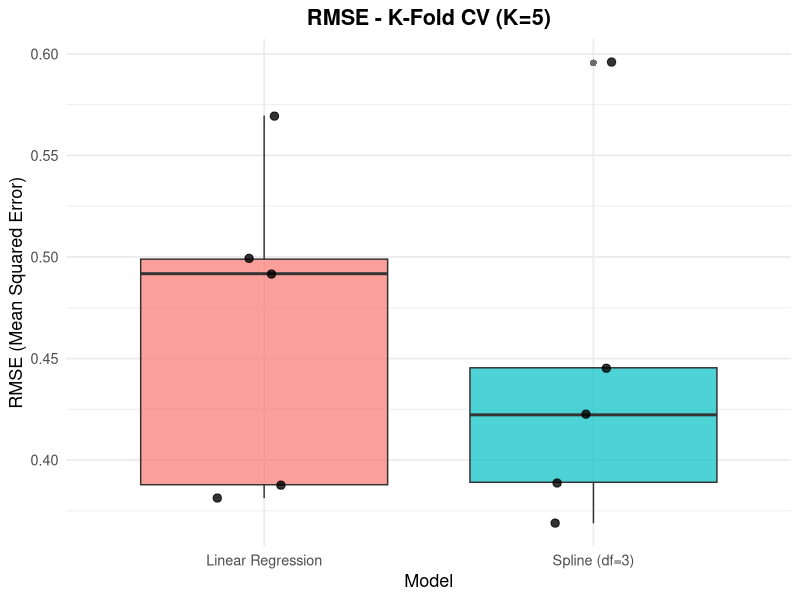
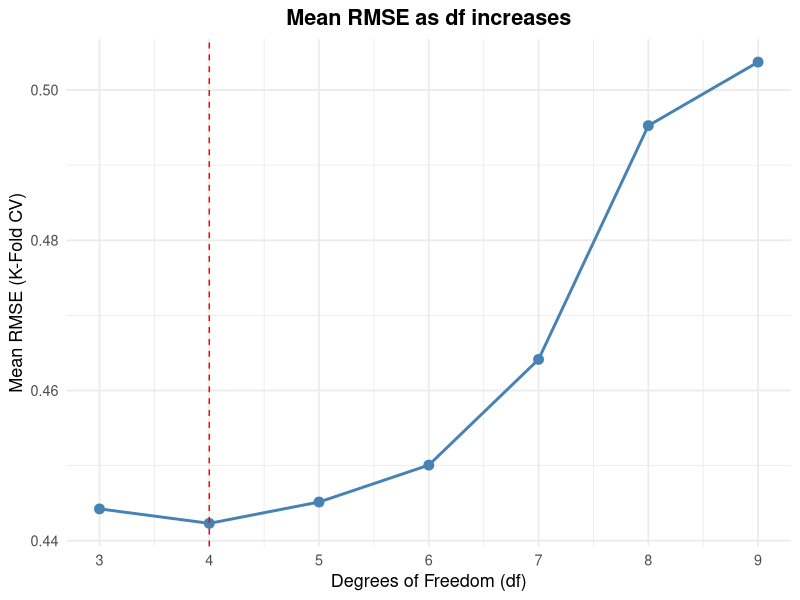

These charts were generated, in order, by the following R code:
# =============================================================================
# ANALISI BOSTON DATASET - K-FOLD CROSS VALIDATION
# Modelli: Regressione Lineare vs Spline (ns + bs)
# =============================================================================
# PACCHETTI NECESSARI:
# - MASS       : contiene il dataset Boston
# - splines    : per costruire le basi delle spline (ns() e bs())
# - ggplot2    : per i grafici (boxplot finale)
#
# Se non li hai installati, esegui:
# install.packages(c("MASS", "splines", "ggplot2"))
# =============================================================================

library(MASS)      # Per il dataset Boston
library(splines)   # Per ns() e bs()
library(ggplot2)   # Per il boxplot finale


# =============================================================================
# SEZIONE 1: CARICAMENTO E SPLIT DEL DATASET
# =============================================================================

#' Carica il dataset Boston e lo divide in TRAIN e TEST
#'
#' @param seed      Seed per la riproducibilità (default: 42)
#' @param test_frac Proporzione da usare come TEST (default: 0.2 = 20%)
#'
#' @return Lista con $train e $test
carica_e_splitta <- function(seed = 42, test_frac = 0.2) {
  
  data("Boston", package = "MASS")
  cat("Dataset Boston caricato:", nrow(Boston), "righe,", ncol(Boston), "colonne\n")
  
  set.seed(seed)
  
  n_test      <- floor(nrow(Boston) * test_frac)
  indici_test <- sample(1:nrow(Boston), size = n_test, replace = FALSE)
  
  train <- Boston[-indici_test, ]
  test  <- Boston[indici_test, ]
  
  cat("Dimensioni TRAIN:", nrow(train), "righe\n")
  cat("Dimensioni TEST: ", nrow(test),  "righe\n\n")
  
  return(list(train = train, test = test))
}


# =============================================================================
# SEZIONE 2: CREAZIONE DELLE FOLD PER K-FOLD CV
# =============================================================================

#' Divide il dataset di TRAIN in K fold
#'
#' @param dati  Dataframe di training
#' @param K     Numero di fold (default: 5)
#' @param seed  Seed per la riproducibilità
#'
#' @return Vettore di interi (da 1 a K): l'i-esimo elemento è la fold
#'         a cui appartiene la riga i del dataframe
crea_fold <- function(dati, K = 5, seed = 42) {
  
  set.seed(seed)
  n <- nrow(dati)
  
  # Mescoliamo gli indici casualmente per evitare pattern nelle fold
  indici_mescolati <- sample(1:n)
  
  # Assegniamo ogni riga a una fold usando il modulo (%%)
  # La sequenza prodotta è: 1,2,3,...,K,1,2,3,...,K,...
  fold_assegnazioni <- rep(NA, n)
  fold_assegnazioni[indici_mescolati] <- (seq_along(indici_mescolati) - 1) %% K + 1
  
  cat("Fold create:", K, "fold\n")
  cat("Dimensione approssimativa di ogni fold:", floor(n / K), "osservazioni\n\n")
  
  return(fold_assegnazioni)
}


# =============================================================================
# SEZIONE 3: FUNZIONE DI CALCOLO RMSE
# =============================================================================

#' Calcola il Mean Squared Error (Errore Quadratico Medio)
#'
#' RMSE = media di (y_reale - y_predetto)^2
#' Più è basso, meglio il modello ha predetto.
#'
#' @param y_reale    Vettore dei valori reali
#' @param y_predetto Vettore dei valori predetti
#'
#' @return Singolo valore numerico: l'RMSE
calcola_rmse <- function(y_reale, y_predetto) {
  errori          <- y_reale - y_predetto
  errori_quadrati <- errori^2
  mse             <- mean(errori_quadrati)
  rmse            <- sqrt(mse)
  return(rmse)
}


# =============================================================================
# SEZIONE 4: K-FOLD CV CON REGRESSIONE LINEARE
# =============================================================================

#' Esegue la K-Fold Cross Validation con Regressione Lineare
#'
#' @param dati            Dataframe di training
#' @param fold_vettore    Output di crea_fold()
#' @param formula_modello Formula R (es: rm ~ lstat + crim + ...)
#' @param K               Numero di fold
#'
#' @return Vettore di K valori RMSE (uno per fold)
kfold_regressione_lineare <- function(dati, fold_vettore, formula_modello, K = 5) {
  
  rmse_per_fold <- numeric(K)
  
  cat("--- Regressione Lineare: K-Fold CV ---\n")
  cat("  Formula:", deparse(formula_modello), "\n")
  
  for (k in 1:K) {
    
    # Tutte le fold tranne la k-esima → addestramento
    train_fold <- dati[fold_vettore != k, ]
    # La fold k → validazione
    val_fold   <- dati[fold_vettore == k, ]
    
    modello    <- lm(formula_modello, data = train_fold)
    previsioni <- predict(modello, newdata = val_fold)
    
    # Estraiamo il nome della risposta dalla formula (parte a sinistra del ~)
    variabile_risposta <- as.character(formula_modello)[2]
    y_reale <- val_fold[[variabile_risposta]]
    
    rmse_per_fold[k] <- calcola_rmse(y_reale, previsioni)
    cat(sprintf("  Fold %d: RMSE = %.4f\n", k, rmse_per_fold[k]))
  }
  
  cat(sprintf("  MEDIA RMSE (Reg. Lineare): %.4f\n\n", mean(rmse_per_fold)))
  
  return(rmse_per_fold)
}


# =============================================================================
# SEZIONE 5: COSTRUTTORE DI FORMULA SPLINE
# =============================================================================

#' Costruisce una formula lm() con termini ns(), bs() e/o lineari
#'
#' Perché due tipi di spline?
#'   - ns() (Natural Spline): si comporta linearmente FUORI dai nodi di
#'     confine → stabile in K-Fold. Usarla per la maggior parte delle variabili.
#'   - bs() (B-Spline): con df=df=3 non piazza nodi interni → non crasha
#'     su variabili con pochi valori distinti (es. zn che è quasi tutta zeri).
#'
#' Esempio con vars_ns=c("lstat","nox"), vars_bs=c("zn"), vars_lineari=c("crim"):
#'   rm ~ ns(lstat, df=3) + ns(nox, df=3) + bs(zn, df=3) + crim
#'
#' @param var_y        Nome della variabile risposta (stringa)
#' @param vars_ns      Vettore di variabili da avvolgere con ns()
#' @param vars_bs      Vettore di variabili da avvolgere con bs() (default: NULL)
#' @param vars_lineari Vettore di variabili da tenere lineari (default: NULL)
#' @param df_spline    Gradi di libertà per TUTTE le spline (default: 4)
#'
#' @return Oggetto formula R pronto per lm()
costruisci_formula_spline <- function(var_y,
                                      vars_ns,
                                      vars_bs      = NULL,
                                      vars_lineari = NULL,
                                      df_spline    = 4) {
  
  # Costruiamo i termini ns() per ogni variabile in vars_ns
  # sapply() applica la funzione a ogni elemento e restituisce un vettore
  termini_ns    <- sapply(vars_ns, function(v) paste0("ns(", v, ", df = ", df_spline, ")"))
  tutti_termini <- termini_ns
  
  # Aggiungiamo i termini bs() se presenti
  if (!is.null(vars_bs) && length(vars_bs) > 0) {
    termini_bs    <- sapply(vars_bs, function(v) paste0("bs(", v, ", df = ", df_spline, ")"))
    tutti_termini <- c(tutti_termini, termini_bs)
  }
  
  # Aggiungiamo i termini lineari se presenti (entrano senza wrapper)
  if (!is.null(vars_lineari) && length(vars_lineari) > 0) {
    tutti_termini <- c(tutti_termini, vars_lineari)
  }
  
  lato_destro     <- paste(tutti_termini, collapse = " + ")
  formula_stringa <- paste(var_y, "~", lato_destro)
  
  return(as.formula(formula_stringa))
}


# =============================================================================
# SEZIONE 6: K-FOLD CV CON SPLINE
# =============================================================================

#' Esegue la K-Fold Cross Validation con Spline (ns + bs)
#'
#' @param dati         Dataframe di training
#' @param fold_vettore Output di crea_fold()
#' @param var_y        Nome della variabile risposta (stringa)
#' @param vars_ns      Variabili da avvolgere con ns()
#' @param vars_bs      Variabili da avvolgere con bs() (default: NULL)
#' @param vars_lineari Variabili da tenere lineari (default: NULL)
#' @param df_spline Grado della spline (default: 4)
#' @param K            Numero di fold
#'
#' @return Vettore di K valori RMSE (uno per fold)
kfold_spline <- function(dati, fold_vettore, var_y,
                         vars_ns, vars_bs = NULL, vars_lineari = NULL,
                         df_spline = 4, K = 5) {
  
  rmse_per_fold <- numeric(K)
  
  # Costruiamo la formula UNA SOLA VOLTA fuori dal loop:
  # è identica per tutte le fold, non ha senso ricostruirla K volte
  formula_spline <- costruisci_formula_spline(
    var_y        = var_y,
    vars_ns      = vars_ns,
    vars_bs      = vars_bs,
    vars_lineari = vars_lineari,
    df_spline    = df_spline
  )
  
  cat(sprintf("--- Spline (df=%d): K-Fold CV ---\n", df_spline))
  cat("  Formula:", deparse(formula_spline), "\n")
  
  for (k in 1:K) {
    
    train_fold <- dati[fold_vettore != k, ]
    val_fold   <- dati[fold_vettore == k, ]
    
    modello    <- lm(formula_spline, data = train_fold)
    previsioni <- predict(modello, newdata = val_fold)
    
    y_reale <- val_fold[[var_y]]
    
    rmse_per_fold[k] <- calcola_rmse(y_reale, previsioni)
    cat(sprintf("  Fold %d: RMSE = %.4f\n", k, rmse_per_fold[k]))
  }
  
  cat(sprintf("  MEDIA RMSE (Spline df=%d): %.4f\n\n", df_spline, mean(rmse_per_fold)))
  
  return(rmse_per_fold)
}


# =============================================================================
# SEZIONE 7: PREDICT FINALE SUL TEST SET
# =============================================================================

#' Addestra il modello finale su TUTTO il train e lo valuta sul TEST
#'
#' La firma è coerente con kfold_spline: stessi parametri, stessa
#' costruisci_formula_spline → garanzia che il modello valutato sul test
#' è identico a quello valutato in cross-validation.
#'
#' @param train        Dataframe di training completo
#' @param test         Dataframe di test
#' @param tipo_modello "lineare" o "spline"
#' @param var_y        Nome della variabile risposta (stringa)
#' @param formula_lm   Formula per la regressione lineare (solo se tipo="lineare")
#' @param vars_ns      Variabili con ns() (solo se tipo="spline")
#' @param vars_bs      Variabili con bs() (solo se tipo="spline", default: NULL)
#' @param vars_lineari Variabili lineari (solo se tipo="spline", default: NULL)
#' @param df_spline    Gradi della spline (solo se tipo="spline")
#'
#' @return Lista con $modello, $previsioni, $rmse_test
valuta_su_test <- function(train, test, tipo_modello, var_y,
                           formula_lm   = NULL,
                           vars_ns      = NULL,
                           vars_bs      = NULL,
                           vars_lineari = NULL,
                           df_spline    = 4) {
  
  if (tipo_modello == "lineare") {
    
    modello    <- lm(formula_lm, data = train)
    previsioni <- predict(modello, newdata = test)
    
  } else if (tipo_modello == "spline") {
    
    # Usiamo la stessa funzione usata in kfold_spline → coerenza totale
    formula_spline <- costruisci_formula_spline(
      var_y        = var_y,
      vars_ns      = vars_ns,
      vars_bs      = vars_bs,
      vars_lineari = vars_lineari,
      df_spline    = df_spline
    )
    cat("  Formula spline finale:", deparse(formula_spline), "\n")
    modello    <- lm(formula_spline, data = train)
    previsioni <- predict(modello, newdata = test)
    
  } else {
    stop("tipo_modello deve essere 'lineare' o 'spline'")
  }
  
  y_test_reale <- test[[var_y]]
  rmse_test     <- calcola_rmse(y_test_reale, previsioni)
  
  cat(sprintf("RMSE sul TEST set (%s): %.4f\n", tipo_modello, rmse_test))
  
  return(list(modello = modello, previsioni = previsioni, mse_test = rmse_test))
}


# =============================================================================
# SEZIONE 8: BOXPLOT DI CONFRONTO
# =============================================================================

#' Crea un boxplot per confrontare gli RMSE delle K fold tra i due modelli
#'
#' Il boxplot mostra non solo la media ma anche la VARIABILITÀ dell'errore:
#'   - linea centrale = mediana degli RMSE
#'   - rettangolo     = 50% centrale dei valori (IQR)
#'   - baffi          = range (esclusi outlier)
#'   - punti          = i K valori RMSE reali (uno per fold)
#'
#' @param lista_rmse Lista nominata di vettori RMSE
#'                  (es: list("Lineare"=vettore, "Spline"=vettore))
#' @param titolo    Titolo del grafico
#'
#' @return Oggetto ggplot
crea_boxplot_confronto <- function(lista_rmse, titolo = "Confronto RMSE - K-Fold CV") {
  
  # Costruiamo un dataframe in formato "lungo":
  # una riga per ogni coppia (RMSE, nome_modello)
  df_plot <- data.frame(
    RMSE     = unlist(lista_rmse),
    Modello = rep(names(lista_rmse), sapply(lista_rmse, length))
    # rep() ripete ogni nome tante volte quante sono le fold di quel modello
    # sapply(lista_rmse, length) restituisce il numero di fold per ogni modello
  )
  
  grafico <- ggplot(df_plot, aes(x = Modello, y = RMSE, fill = Modello)) +
    geom_boxplot(alpha = 0.7, outlier.shape = 16, outlier.size = 2) +
    # geom_jitter sovrappone i punti reali, spostati leggermente in orizzontale
    # per evitare sovrapposizioni (width = ampiezza dello spostamento)
    geom_jitter(width = 0.15, size = 2.5, alpha = 0.8) +
    labs(
      title   = titolo,
      x       = "Model",
      y       = "RMSE (Mean Squared Error)",
      #caption = "punto = RMSE di una fold. Modello migliore = RMSE più basso."
    ) +
    theme_minimal(base_size = 13) +
    theme(
      legend.position = "none",
      plot.title      = element_text(hjust = 0.5, face = "bold")
    )
  
  return(grafico)
}

# Testa tutti i df da 3 a max_df e restituisce la media RMSE per ognuno
evaluate_df <- function(max_df, dati, fold_vettore, response, vars_ns, vars_bs, K) {
  
  rmse_per_df <- c()   # vettore vuoto, lo riempiamo ad ogni iterazione
  
  for (i in 3:max_df) {   # le {} racchiudono TUTTO il corpo del loop
    
    rmse_spline <- kfold_spline(
      dati         = dati,        # usa il parametro, non la variabile globale
      fold_vettore = fold_vettore,
      var_y        = response,
      vars_ns      = vars_ns,
      vars_bs      = vars_bs,
      vars_lineari = NULL,
      df_spline    = i,
      K            = K
    )
    
    rmse_per_df <- c(rmse_per_df, mean(rmse_spline))  # append la media di questo df
  }
  
  return(rmse_per_df)  # restituisce un vettore lungo (max_df - 2)
}


# Plotta RMSE medio (y) al variare del df della spline (x)
plot_rmse_vs_df <- function(rmse_per_df, max_df) {
  
  # Costruiamo il dataframe per ggplot:
  # df_values = 3, 4, 5, ..., max_df  (i gradi testati)
  # rmse_values = la media RMSE corrispondente
  df_plot <- data.frame(
    df_values  = 3:max_df,
    rmse_values = rmse_per_df
  )
  
  grafico <- ggplot(df_plot, aes(x = df_values, y = rmse_values)) +
    geom_line(color = "steelblue", linewidth = 1) +   # linea che collega i punti
    geom_point(color = "steelblue", size = 3) +        # un punto per ogni df testato
    # geom_vline traccia una linea verticale sul df con RMSE minimo
    geom_vline(xintercept = df_plot$df_values[ which.min(df_plot$rmse_values) ],
               linetype = "dashed", color = "red") +
    # which.min() restituisce l'indice del valore minimo nel vettore
    labs(
      title   = "Mean RMSE as df increases",
      x       = "Degrees of Freedom (df)",
      y       = "Mean RMSE (K-Fold CV)",
      #caption = "Red dotted line = optimal df (min RMSE)"
    ) +
    scale_x_continuous(breaks = 3:max_df) +  # un tick per ogni df testato
    theme_minimal(base_size = 13) +
    theme(plot.title = element_text(hjust = 0.5, face = "bold"))
  
  return(grafico)
}

# --- Chiamata nel main ---


# =============================================================================
# SCRIPT PRINCIPALE
# =============================================================================

cat("========================================================\n")
cat("   ANALISI BOSTON - REGRESSIONE LINEARE VS SPLINE\n")
cat("========================================================\n\n")

# --- STEP 1: Carica e splitta ---
dati_split <- carica_e_splitta(seed = 42, test_frac = 0.2)
train <- dati_split$train
test  <- dati_split$test

# --- STEP 2: Definisci risposta e covariate ---
response <- "rm"

# Prendiamo tutti i nomi delle colonne di Boston ed escludiamo:
#   - la variabile risposta (rm)
#   - chas (variabile dummy 0/1, non ha senso metterci una spline sopra)
f_names    <- names(Boston)
covariates <- f_names[ !f_names %in% c(response, "chas") ]

# zn è quasi tutta zeri → ns() crasha (nodi interni coincidono col boundary)
# la separiamo e la tratteremo con bs() che con df=3 non piazza nodi interni
vars_ns <- covariates[ covariates != "zn" ]   # tutte le altre → ns()
vars_bs <- "zn"                                # solo zn        → bs()

cat("Variabile risposta:", response, "\n")
cat("Covariate con ns():", paste(vars_ns, collapse = ", "), "\n")
cat("Covariate con bs():", paste(vars_bs, collapse = ", "), "\n\n")

# --- STEP 3: Crea le fold ---
K            <- 5
fold_vettore <- crea_fold(train, K = K, seed = 42)

# --- STEP 4: Formula della regressione lineare ---
formula_lineare <- as.formula(
  paste(response, "~", paste(covariates, collapse = " + "))
)

# --- STEP 5: K-Fold CV per entrambi i modelli ---
rmse_lineare <- kfold_regressione_lineare(
  dati            = train,
  fold_vettore    = fold_vettore,
  formula_modello = formula_lineare,
  K               = K
)

rmse_spline <- kfold_spline(
  dati         = train,
  fold_vettore = fold_vettore,
  var_y        = response,
  vars_ns      = vars_ns,
  vars_bs      = vars_bs,
  vars_lineari = NULL,
  df_spline    = 3,
  K            = K
)

# --- STEP 6: Riepilogo CV ---
cat("========================================================\n")
cat("RIEPILOGO MEDIA RMSE DALLA K-FOLD CV:\n")
cat(sprintf("  Regressione Lineare : %.4f\n", mean(rmse_lineare)))
cat(sprintf("  Spline (df=3)       : %.4f\n", mean(rmse_spline)))
cat("Il modello con RMSE più basso è il migliore in cross-validation.\n\n")

# --- STEP 7: Valutazione finale sul test set ---
cat("========================================================\n")
cat("VALUTAZIONE FINALE SUL TEST SET:\n\n")

risultato_lineare <- valuta_su_test(
  train        = train,
  test         = test,
  tipo_modello = "lineare",
  var_y        = response,
  formula_lm   = formula_lineare
)

risultato_spline <- valuta_su_test(
  train        = train,
  test         = test,
  tipo_modello = "spline",
  var_y        = response,
  vars_ns      = vars_ns,
  vars_bs      = vars_bs,
  vars_lineari = NULL,
  df_spline    = 3
)

# --- STEP 8: Boxplot ---
cat("\n========================================================\n")
cat("CREAZIONE BOXPLOT DI CONFRONTO...\n")

grafico <- crea_boxplot_confronto(
  lista_rmse = list(
    "Linear Regression" = rmse_lineare,
    "Spline (df=3)"       = rmse_spline
  ),
  titolo = "RMSE - K-Fold CV (K=5)"
)

print(grafico)

max_df <- 9

rmse_per_df <- evaluate_df(
  max_df       = max_df,
  dati         = train,
  fold_vettore = fold_vettore,
  response     = response,
  vars_ns      = vars_ns,
  vars_bs      = vars_bs,
  K            = K
)

cat("df ottimale:", which.min(rmse_per_df) + 2, "\n")

grafico_df <- plot_rmse_vs_df(rmse_per_df, max_df)
print(grafico_df)

cat("\n✓ Analisi completata!\n")
